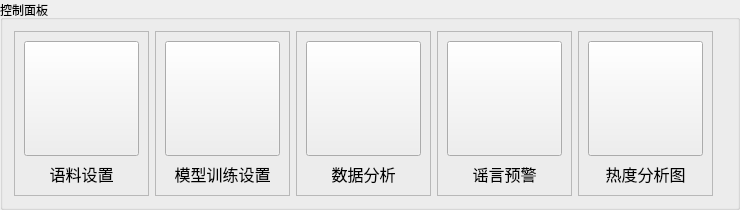
     <widget class="QGroupBox" name="groupBox">
      <property name="sizePolicy">
       <sizepolicy hsizetype="Expanding" vsizetype="Expanding">
        <horstretch>1</horstretch>
        <verstretch>16</verstretch>
       </sizepolicy>
      </property>
      <property name="autoFillBackground">
       <bool>false</bool>
      </property>
      <property name="title">
       <string>控制面板</string>
      </property>
      <layout class="QHBoxLayout" name="horizontalLayout">
       <item>
        <widget class="QFrame" name="frame_5">
         <property name="sizePolicy">
          <sizepolicy hsizetype="Expanding" vsizetype="Expanding">
           <horstretch>1</horstretch>
           <verstretch>1</verstretch>
          </sizepolicy>
         </property>
         <property name="frameShape">
          <enum>QFrame::StyledPanel</enum>
         </property>
         <property name="frameShadow">
          <enum>QFrame::Raised</enum>
         </property>
         <layout class="QVBoxLayout" name="verticalLayout_5">
          <item>
           <widget class="QPushButton" name="my_corpus_button">
            <property name="sizePolicy">
             <sizepolicy hsizetype="Expanding" vsizetype="Expanding">
              <horstretch>0</horstretch>
              <verstretch>6</verstretch>
             </sizepolicy>
            </property>
            <property name="minimumSize">
             <size>
              <width>115</width>
              <height>115</height>
             </size>
            </property>
            <property name="maximumSize">
             <size>
              <width>115</width>
              <height>115</height>
             </size>
            </property>
            <property name="text">
             <string/>
            </property>
            <property name="icon">
             <iconset resource="page_icon_rc.qrc">
              <normaloff>:/pages/resources/corpus.png</normaloff>:/pages/resources/corpus.png</iconset>
            </property>
            <property name="iconSize">
             <size>
              <width>115</width>
              <height>115</height>
             </size>
            </property>
           </widget>
          </item>
          <item>
           <widget class="QLabel" name="label_5">
            <property name="sizePolicy">
             <sizepolicy hsizetype="Preferred" vsizetype="Expanding">
              <horstretch>1</horstretch>
              <verstretch>1</verstretch>
             </sizepolicy>
            </property>
            <property name="maximumSize">
             <size>
              <width>115</width>
              <height>115</height>
             </size>
            </property>
            <property name="text">
             <string>&lt;html&gt;&lt;head/&gt;&lt;body&gt;&lt;p align=&quot;center&quot;&gt;&lt;span style=&quot; font-size:12pt;&quot;&gt;语料设置&lt;/span&gt;&lt;/p&gt;&lt;/body&gt;&lt;/html&gt;</string>
            </property>
            <property name="textFormat">
             <enum>Qt::RichText</enum>
            </property>
           </widget>
          </item>
         </layout>
        </widget>
       </item>
       <item>
        <widget class="QFrame" name="frame_4">
         <property name="sizePolicy">
          <sizepolicy hsizetype="Expanding" vsizetype="Expanding">
           <horstretch>1</horstretch>
           <verstretch>1</verstretch>
          </sizepolicy>
         </property>
         <property name="frameShape">
          <enum>QFrame::StyledPanel</enum>
         </property>
         <property name="frameShadow">
          <enum>QFrame::Raised</enum>
         </property>
         <layout class="QVBoxLayout" name="verticalLayout_4">
          <item>
           <widget class="QPushButton" name="my_train_button">
            <property name="sizePolicy">
             <sizepolicy hsizetype="Expanding" vsizetype="Expanding">
              <horstretch>0</horstretch>
              <verstretch>6</verstretch>
             </sizepolicy>
            </property>
            <property name="minimumSize">
             <size>
              <width>115</width>
              <height>115</height>
             </size>
            </property>
            <property name="maximumSize">
             <size>
              <width>115</width>
              <height>115</height>
             </size>
            </property>
            <property name="text">
             <string/>
            </property>
            <property name="icon">
             <iconset resource="page_icon_rc.qrc">
              <normaloff>:/pages/resources/train.png</normaloff>:/pages/resources/train.png</iconset>
            </property>
            <property name="iconSize">
             <size>
              <width>115</width>
              <height>115</height>
             </size>
            </property>
           </widget>
          </item>
          <item>
           <widget class="QLabel" name="label_4">
            <property name="sizePolicy">
             <sizepolicy hsizetype="Preferred" vsizetype="Expanding">
              <horstretch>1</horstretch>
              <verstretch>1</verstretch>
             </sizepolicy>
            </property>
            <property name="maximumSize">
             <size>
              <width>115</width>
              <height>115</height>
             </size>
            </property>
            <property name="text">
             <string>&lt;html&gt;&lt;head/&gt;&lt;body&gt;&lt;p align=&quot;center&quot;&gt;&lt;span style=&quot; font-size:12pt;&quot;&gt;模型训练设置&lt;/span&gt;&lt;/p&gt;&lt;/body&gt;&lt;/html&gt;</string>
            </property>
            <property name="textFormat">
             <enum>Qt::RichText</enum>
            </property>
           </widget>
          </item>
         </layout>
        </widget>
       </item>
       <item>
        <widget class="QFrame" name="frame_3">
         <property name="sizePolicy">
          <sizepolicy hsizetype="Expanding" vsizetype="Expanding">
           <horstretch>1</horstretch>
           <verstretch>1</verstretch>
          </sizepolicy>
         </property>
         <property name="frameShape">
          <enum>QFrame::StyledPanel</enum>
         </property>
         <property name="frameShadow">
          <enum>QFrame::Raised</enum>
         </property>
         <layout class="QVBoxLayout" name="verticalLayout_3">
          <item>
           <widget class="QPushButton" name="my_data_analize_button">
            <property name="sizePolicy">
             <sizepolicy hsizetype="Expanding" vsizetype="Expanding">
              <horstretch>0</horstretch>
              <verstretch>6</verstretch>
             </sizepolicy>
            </property>
            <property name="minimumSize">
             <size>
              <width>115</width>
              <height>115</height>
             </size>
            </property>
            <property name="maximumSize">
             <size>
              <width>115</width>
              <height>115</height>
             </size>
            </property>
            <property name="text">
             <string/>
            </property>
            <property name="icon">
             <iconset resource="page_icon_rc.qrc">
              <normaloff>:/pages/resources/data.png</normaloff>:/pages/resources/data.png</iconset>
            </property>
            <property name="iconSize">
             <size>
              <width>115</width>
              <height>115</height>
             </size>
            </property>
           </widget>
          </item>
          <item>
           <widget class="QLabel" name="label_3">
            <property name="sizePolicy">
             <sizepolicy hsizetype="Preferred" vsizetype="Expanding">
              <horstretch>1</horstretch>
              <verstretch>1</verstretch>
             </sizepolicy>
            </property>
            <property name="maximumSize">
             <size>
              <width>115</width>
              <height>115</height>
             </size>
            </property>
            <property name="text">
             <string>&lt;html&gt;&lt;head/&gt;&lt;body&gt;&lt;p align=&quot;center&quot;&gt;&lt;span style=&quot; font-size:12pt;&quot;&gt;数据分析&lt;/span&gt;&lt;/p&gt;&lt;/body&gt;&lt;/html&gt;</string>
            </property>
            <property name="textFormat">
             <enum>Qt::RichText</enum>
            </property>
           </widget>
          </item>
         </layout>
        </widget>
       </item>
       <item>
        <widget class="QFrame" name="frame_2">
         <property name="sizePolicy">
          <sizepolicy hsizetype="Expanding" vsizetype="Expanding">
           <horstretch>1</horstretch>
           <verstretch>1</verstretch>
          </sizepolicy>
         </property>
         <property name="frameShape">
          <enum>QFrame::StyledPanel</enum>
         </property>
         <property name="frameShadow">
          <enum>QFrame::Raised</enum>
         </property>
         <layout class="QVBoxLayout" name="verticalLayout_2">
          <item>
           <widget class="QPushButton" name="my_warning_button">
            <property name="sizePolicy">
             <sizepolicy hsizetype="Expanding" vsizetype="Expanding">
              <horstretch>0</horstretch>
              <verstretch>6</verstretch>
             </sizepolicy>
            </property>
            <property name="minimumSize">
             <size>
              <width>115</width>
              <height>115</height>
             </size>
            </property>
            <property name="maximumSize">
             <size>
              <width>115</width>
              <height>115</height>
             </size>
            </property>
            <property name="text">
             <string/>
            </property>
            <property name="icon">
             <iconset resource="page_icon_rc.qrc">
              <normaloff>:/pages/resources/warning.png</normaloff>:/pages/resources/warning.png</iconset>
            </property>
            <property name="iconSize">
             <size>
              <width>100</width>
              <height>100</height>
             </size>
            </property>
           </widget>
          </item>
          <item>
           <widget class="QLabel" name="label_2">
            <property name="sizePolicy">
             <sizepolicy hsizetype="Preferred" vsizetype="Expanding">
              <horstretch>1</horstretch>
              <verstretch>1</verstretch>
             </sizepolicy>
            </property>
            <property name="maximumSize">
             <size>
              <width>115</width>
              <height>115</height>
             </size>
            </property>
            <property name="text">
             <string>&lt;html&gt;&lt;head/&gt;&lt;body&gt;&lt;p align=&quot;center&quot;&gt;&lt;span style=&quot; font-size:12pt;&quot;&gt;谣言预警&lt;/span&gt;&lt;/p&gt;&lt;/body&gt;&lt;/html&gt;</string>
            </property>
            <property name="textFormat">
             <enum>Qt::RichText</enum>
            </property>
           </widget>
          </item>
         </layout>
        </widget>
       </item>
       <item>
        <widget class="QFrame" name="frame">
         <property name="sizePolicy">
          <sizepolicy hsizetype="Expanding" vsizetype="Expanding">
           <horstretch>1</horstretch>
           <verstretch>1</verstretch>
          </sizepolicy>
         </property>
         <property name="frameShape">
          <enum>QFrame::StyledPanel</enum>
         </property>
         <property name="frameShadow">
          <enum>QFrame::Raised</enum>
         </property>
         <layout class="QVBoxLayout" name="verticalLayout">
          <item>
           <widget class="QPushButton" name="my_hot_word_button">
            <property name="sizePolicy">
             <sizepolicy hsizetype="Expanding" vsizetype="Expanding">
              <horstretch>0</horstretch>
              <verstretch>6</verstretch>
             </sizepolicy>
            </property>
            <property name="minimumSize">
             <size>
              <width>115</width>
              <height>115</height>
             </size>
            </property>
            <property name="maximumSize">
             <size>
              <width>115</width>
              <height>115</height>
             </size>
            </property>
            <property name="text">
             <string/>
            </property>
            <property name="icon">
             <iconset resource="page_icon_rc.qrc">
              <normaloff>:/pages/resources/hot.png</normaloff>:/pages/resources/hot.png</iconset>
            </property>
            <property name="iconSize">
             <size>
              <width>115</width>
              <height>115</height>
             </size>
            </property>
           </widget>
          </item>
          <item>
           <widget class="QLabel" name="label">
            <property name="sizePolicy">
             <sizepolicy hsizetype="Preferred" vsizetype="Expanding">
              <horstretch>1</horstretch>
              <verstretch>1</verstretch>
             </sizepolicy>
            </property>
            <property name="maximumSize">
             <size>
              <width>115</width>
              <height>115</height>
             </size>
            </property>
            <property name="text">
             <string>&lt;html&gt;&lt;head/&gt;&lt;body&gt;&lt;p align=&quot;center&quot;&gt;&lt;span style=&quot; font-size:12pt;&quot;&gt;热度分析图&lt;/span&gt;&lt;/p&gt;&lt;/body&gt;&lt;/html&gt;</string>
            </property>
            <property name="textFormat">
             <enum>Qt::RichText</enum>
            </property>
           </widget>
          </item>
         </layout>
        </widget>
       </item>
       <item>
        <widget class="QLabel" name="label_6">
         <property name="sizePolicy">
          <sizepolicy hsizetype="Expanding" vsizetype="Expanding">
           <horstretch>4</horstretch>
           <verstretch>5</verstretch>
          </sizepolicy>
         </property>
         <property name="text">
          <string/>
         </property>
         <property name="textFormat">
          <enum>Qt::RichText</enum>
         </property>
         <property name="pixmap">
          <pixmap resource="page_icon_rc.qrc">:/pages/resources/up_lline.png</pixmap>
         </property>
         <property name="alignment">
          <set>Qt::AlignRight|Qt::AlignTrailing|Qt::AlignVCenter</set>
         </property>
        </widget>
       </item>
      </layout>
     </widget>
